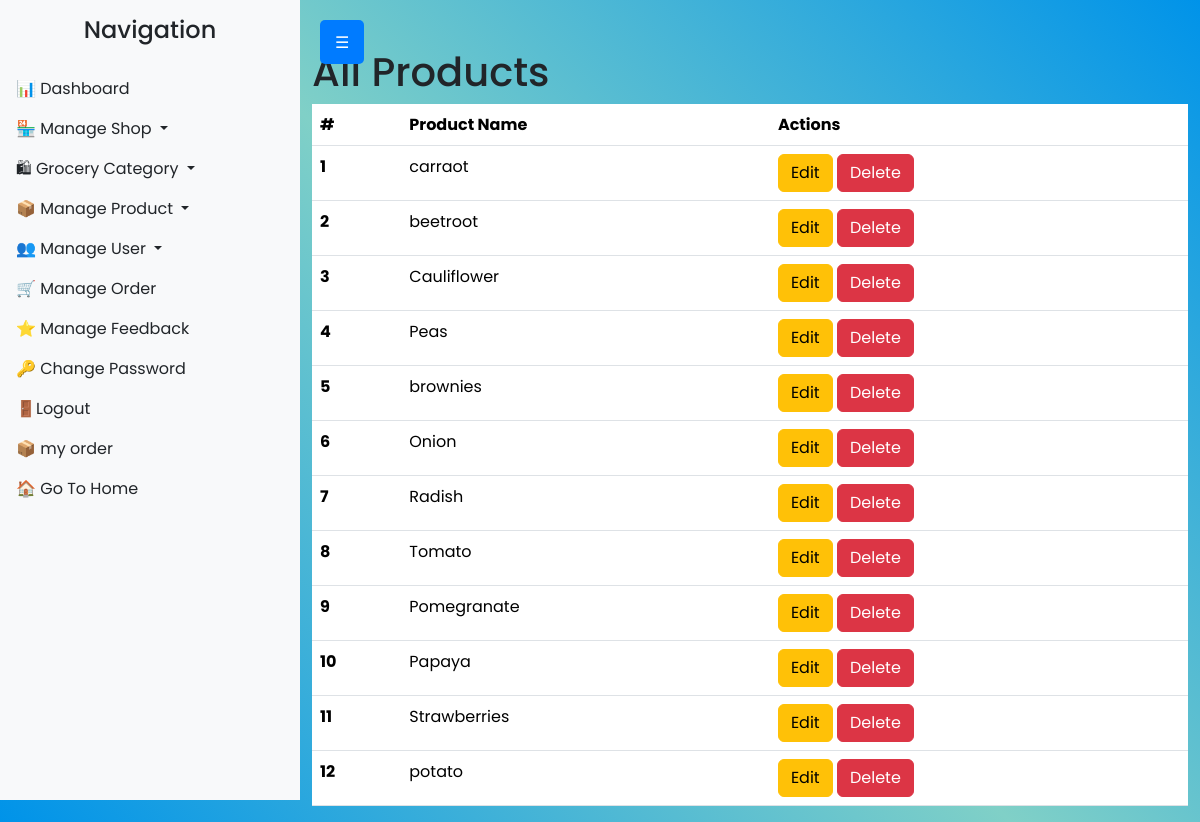
Page /products/admin/ on the committed database.
### Grocery_app1/models.py (models this page shows, shortened)
class Product(models.Model):
    name = models.CharField(max_length=200)
    category = models.ForeignKey(Category, related_name='products', on_delete=models.CASCADE)
    shop = models.ForeignKey(ShopRegistrationRequest, related_name='products', on_delete=models.SET_NULL, null=True, blank=True)
    description = models.TextField()
    stock = models.PositiveIntegerField()
    color_variant = models.ForeignKey(ColorVariant, on_delete=models.CASCADE, null=True, blank=True)
    size_variant = models.ForeignKey(SizeVariant, on_delete=models.CASCADE, null=True, blank=True)
    trending = models.BooleanField(default=False)
    available = models.BooleanField(default=True)
    created = models.DateTimeField(auto_now_add=True)
    updated = models.DateTimeField(auto_now=True)
    image2 = models.ImageField(upload_to='products/', blank=True, null=True)

### dashboard/views.py (the view)
# urls.py: path('products/admin/', dashboard_views.admin_view_products, name='admin_product'),
def admin_view_products(request):
    products = Product.objects.all()
    return render(request, 'dashboards/admin/admin_view_products.html', {'products': products})

### templates/dashboards/admin/admin_view_products.html (shortened to what this page needs)
{%include 'header.html'%}
{% block navbar_admin %}
    {% include 'dashboards/admin/admin_nav.html' %}
{% endblock %}
<div class="main-content" id="content">
    <div class="container mt-5">
        <h1>All Products</h1>
        <table class="table">
            <thead>
                <tr>
                    <th scope="col">#</th>
                    <th scope="col">Product Name</th>
                    <th scope="col">Actions</th>
                </tr>
            </thead>
            <tbody>
                {% for product in products %}
                    <tr>
                        <th scope="row">{{ forloop.counter }}</th>
                        <td>{{ product.name }}</td>
                        <td>
                            <a href="{% url 'admin_edit_products_view' %}" class="btn btn-warning">Edit</a>
                            <a href="{% url 'admin_delete_products_view' %}" class="btn btn-danger">Delete</a>
                        </td>
                    </tr>
                {% endfor %}
            </tbody>
        </table>
    </div>
</div>

### templates/dashboards/admin/admin_nav.html (style rules this page uses)
.main-content { margin-left: 300px; transition: all 0.3s ease; }

### rows in the picture
Product: name "carraot"
Product: name "beetroot"
Product: name "Cauliflower"
Product: name "Peas"
Product: name "brownies"
Product: name "Onion"
Product: name "Radish"
Product: name "Tomato"
Product: name "Pomegranate"
Product: name "Papaya"
Product: name "Strawberries"
Product: name "potato"
